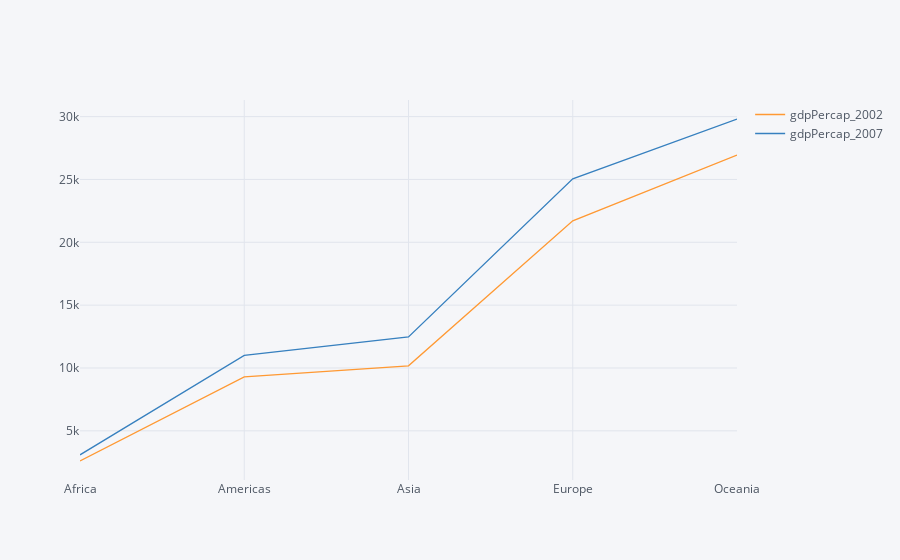

The code cell stored with this chart in its notebook:
### Code cell
gdp_2002_2007.iplot()

### Figure 1 — Plotly figure (JSON) as saved in the notebook; plotly's stock layout.template omitted (floating-point values rounded to 4 significant figures)
{"data": [{"line": {"color": "rgba(255, 153, 51, 1.0)", "dash": "solid", "shape": "linear", "width": 1.3}, "mode": "lines", "name": "gdpPercap_2002", "text": "", "type": "scatter", "x": ["Africa", "Americas", "Asia", "Europe", "Oceania"], "y": [2599.0, 9288.0, 10170.0, 21710.0, 26940.0]}, {"line": {"color": "rgba(55, 128, 191, 1.0)", "dash": "solid", "shape": "linear", "width": 1.3}, "mode": "lines", "name": "gdpPercap_2007", "text": "", "type": "scatter", "x": ["Africa", "Americas", "Asia", "Europe", "Oceania"], "y": [3089.0, 11000.0, 12470.0, 25050.0, 29810.0]}], "layout": {"legend": {"bgcolor": "#F5F6F9", "font": {"color": "#4D5663"}}, "paper_bgcolor": "#F5F6F9", "plot_bgcolor": "#F5F6F9", "title": {"font": {"color": "#4D5663"}}, "xaxis": {"gridcolor": "#E1E5ED", "showgrid": true, "tickfont": {"color": "#4D5663"}, "title": {"font": {"color": "#4D5663"}, "text": ""}, "zerolinecolor": "#E1E5ED"}, "yaxis": {"gridcolor": "#E1E5ED", "showgrid": true, "tickfont": {"color": "#4D5663"}, "title": {"font": {"color": "#4D5663"}, "text": ""}, "zerolinecolor": "#E1E5ED"}}}
